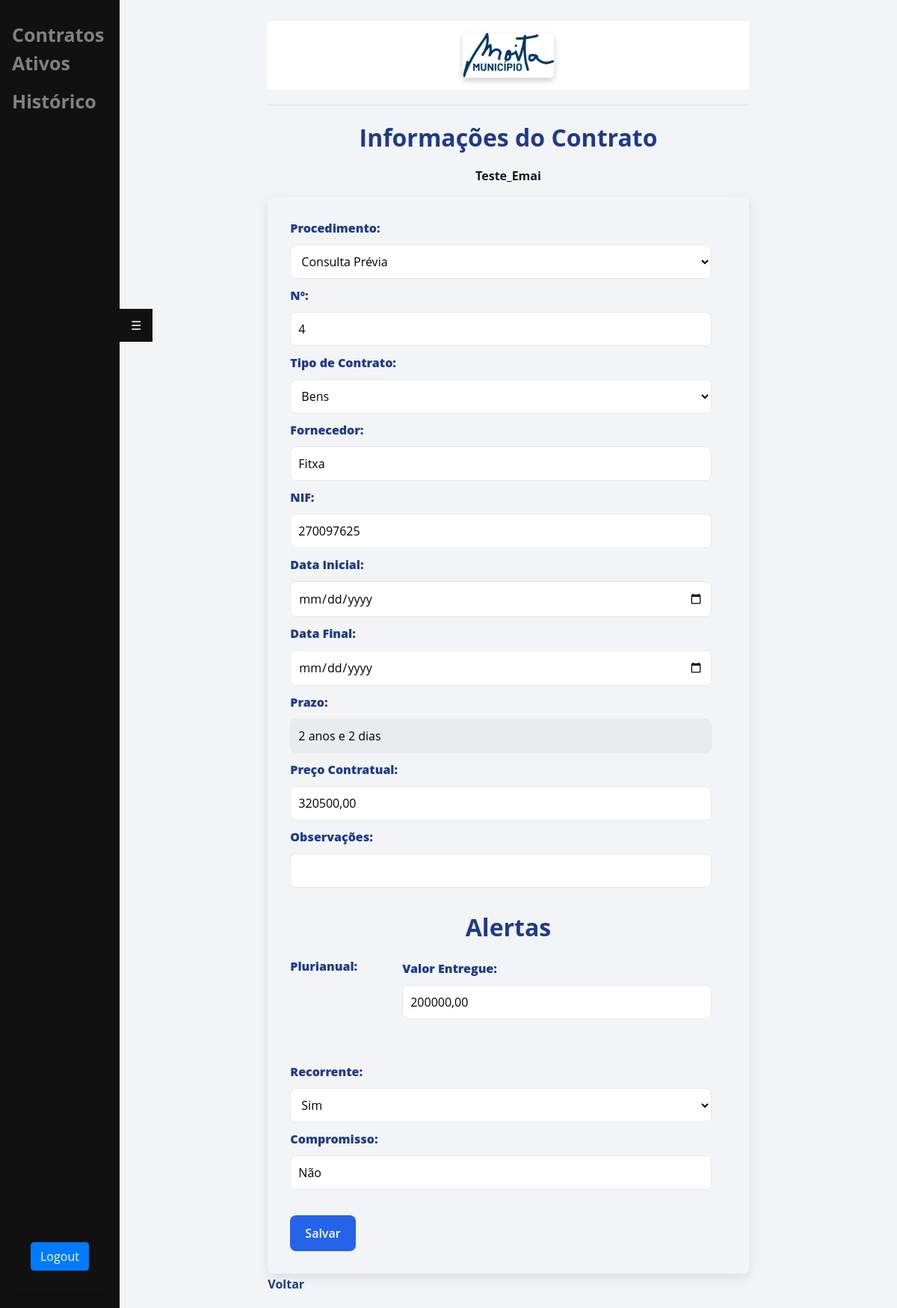
/contrato_info/5/ (signed in), run on an earlier commit of the app's database.
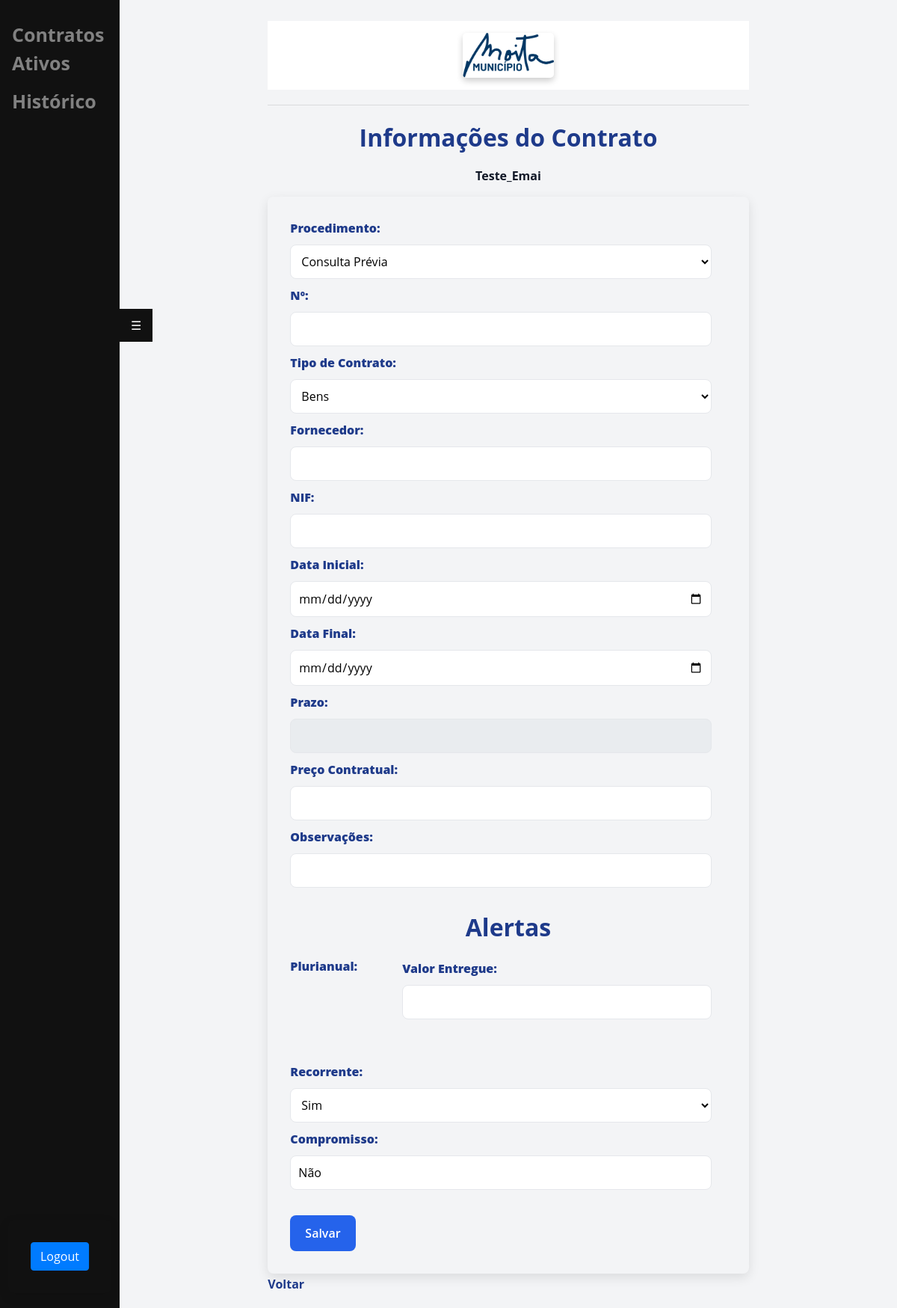
And on a later commit of the database.
### main/models.py (models this page shows, shortened)
class Contract(models.Model):
    user = models.ForeignKey(User, on_delete=models.CASCADE)
    procedimento = models.CharField(max_length=255)
    numero = models.CharField(max_length=100)
    tipo_contrato = models.CharField(max_length=100)
    fornecedor = models.CharField(max_length=255)
    nif = models.CharField(max_length=100)
    data_inicial = models.DateField()
    data_final = models.DateField()
    prazo = models.CharField(max_length=255)
    preco_contratual = models.DecimalField(max_digits=10, decimal_places=2)
    observacao = models.TextField(blank=True, null=True)
    valor_entregue = models.DecimalField(max_digits=10, decimal_places=2)
    recorrente = models.BooleanField(default=False)
    compromisso = models.BooleanField(default=False)
    uploaded_file = models.ForeignKey(UploadedFile, on_delete=models.CASCADE)
    plurianual = models.TextField(blank=True, null=True)
    estado = models.BooleanField(default=True)

### main/views.py (the view, shortened to what this page needs)
# urls.py: path('contrato_info/<int:file_id>/', views.contrato_info, name='contrato_info'),
def contrato_info(request, file_id):
    uploaded_file = UploadedFile.objects.get(id=file_id, user=request.user)
    tem_contrato = Contract.objects.filter(user=request.user).exists() if request.user.is_authenticated else False
    contract = Contract.objects.filter(uploaded_file=uploaded_file, user=request.user).first()
    estado = True
    return render(request, 'main/contrato_info.html', {
        'uploaded_file': uploaded_file,
        "tem_contrato": tem_contrato,
        "contract": contract,
        "procedimento": contract.procedimento if contract else '',
        "numero": contract.numero if contract else '',
        "tipo_contrato": contract.tipo_contrato if contract else '',
        "fornecedor": contract.fornecedor if contract else '',
        "nif": contract.nif if contract else '',
        "data_inicial": contract.data_inicial if contract else '',
        "data_final": contract.data_final if contract else '',
        "prazo": contract.prazo if contract else '',
        "preco_contratual": contract.preco_contratual if contract else '',
        "observacao": contract.observacao if contract else '',
        "valor_entregue": contract.valor_entregue if contract else '',
        "recorrente": 'Sim' if contract and contract.recorrente else 'Não',
        "compromisso": 'Sim' if contract and contract.compromisso else 'Não',
        "plurianual": contract.plurianual if contract else '',
        "estado": estado,
    })

### main/templates/main/contrato_info.html (shortened to what this page needs)
{% extends 'main/base.html' %}
{% block content %}
<!DOCTYPE html>
<html lang="pt-PT">
<head>
</head>
<body>
    <h1>Informações do Contrato</h1>
    <p style="text-align: center; font-weight: bold;">
        {{ uploaded_file.name|slice:":-4"|title }}
    </p>
    <form method="POST" action="{% url 'contrato_info' file_id=uploaded_file.id %}">
        <label for="procedimento"><strong>Procedimento:</strong></label>
        <select id="procedimento" name="procedimento">
            <option value="Consulta Prévia" {% if procedimento == "Consulta Prévia" %}selected{% endif %}>Consulta Prévia</option>
        </select>
        <label for="numero"><strong>Nº:</strong></label>
        <input type="text" id="numero" name="numero" pattern="\d+" title="Apenas números" required value="{{ numero }}">
        <label for="tipo_contrato"><strong>Tipo de Contrato:</strong></label>
        <select id="tipo_contrato" name="tipo_contrato">
            <option value="Bens" {% if tipo_contrato == "Bens" %}selected{% endif %}>Bens</option>
        </select>
        <label for="fornecedor"><strong>Fornecedor:</strong></label>
        <input type="text" id="fornecedor" name="fornecedor" required value="{{ fornecedor }}">
        <label for="nif"><strong>NIF:</strong></label>
        <input type="text" id="nif" name="nif" pattern="\d{9}" maxlength="9" title="Apenas 9 números" required value="{{ nif }}">
        <label for="data_inicial"><strong>Data Inicial:</strong></label>
        <input type="date" id="data_inicial" name="data_inicial" required value="{{ data_inicial }}">
        <label for="data_final"><strong>Data Final:</strong></label>
        <input type="date" id="data_final" name="data_final" required value="{{ data_final }}">
        <label for="prazo"><strong>Prazo:</strong></label>
        <input type="text" id="prazo" name="prazo" size="20" readonly style="background-color: #e9ecef; margin-right: 15px;" value="{{ prazo }}">
        <label for="preco_contratual"><strong>Preço Contratual:</strong></label>
        <input type="text" id="preco_contratual" name="preco_contratual" required value="{{ preco_contratual }}">
        <label for="observacao"><strong>Observações:</strong></label>
        <input type="text" id="observacao" name="observacao" size="60">
        <br><br>
        <h1>Alertas</h1>
        <div style="display: flex; gap: 60px; align-items: flex-start;">
            <div style="display: flex; flex-direction: column;">
                <label for="plurianual"><strong>Plurianual:</strong></label>
            </div>
            <div style="display: flex; flex-direction: column;">
                <label for="valor_entregue" style="margin-top: 3px;"><strong>Valor Entregue:</strong></label>
                <input type="text" id="valor_entregue" name="valor_entregue" size="50" required value="{{ valor_entregue }}">
            </div>
        </div>
        <br><br>
        <label for="compromisso"><strong>Recorrente:</strong></label>
        <select id="compromisso" name="compromisso">
            <option value="Sim">Sim</option>
        </select>
        <label for="compromisso"><strong>Compromisso:</strong></label>
        <input type="text" id="compromisso" name="compromisso" size="30" required value="{{ compromisso }}">
        <br><br>
        <button type="submit" class="btn-salv" id="btn-salv">Salvar</button>
    </form>
    <a href="/">Voltar</a>
</body>
</html>
{% endblock %}

What changed in the data, as far as the page shows it:
removed Contract: procedimento "Consulta Prévia", tipo_contrato "Bens", fornecedor "Fitxa", nif "270097625", prazo "2 anos e 2 dias", preco_contratual "320500,00", valor_entregue "200000,00"
Also different on the page:
form field procedimento: (not shown) → "Consulta Prévia"
form field numero: "4" → (not shown)
form field tipo_contrato: (not shown) → "Bens"
